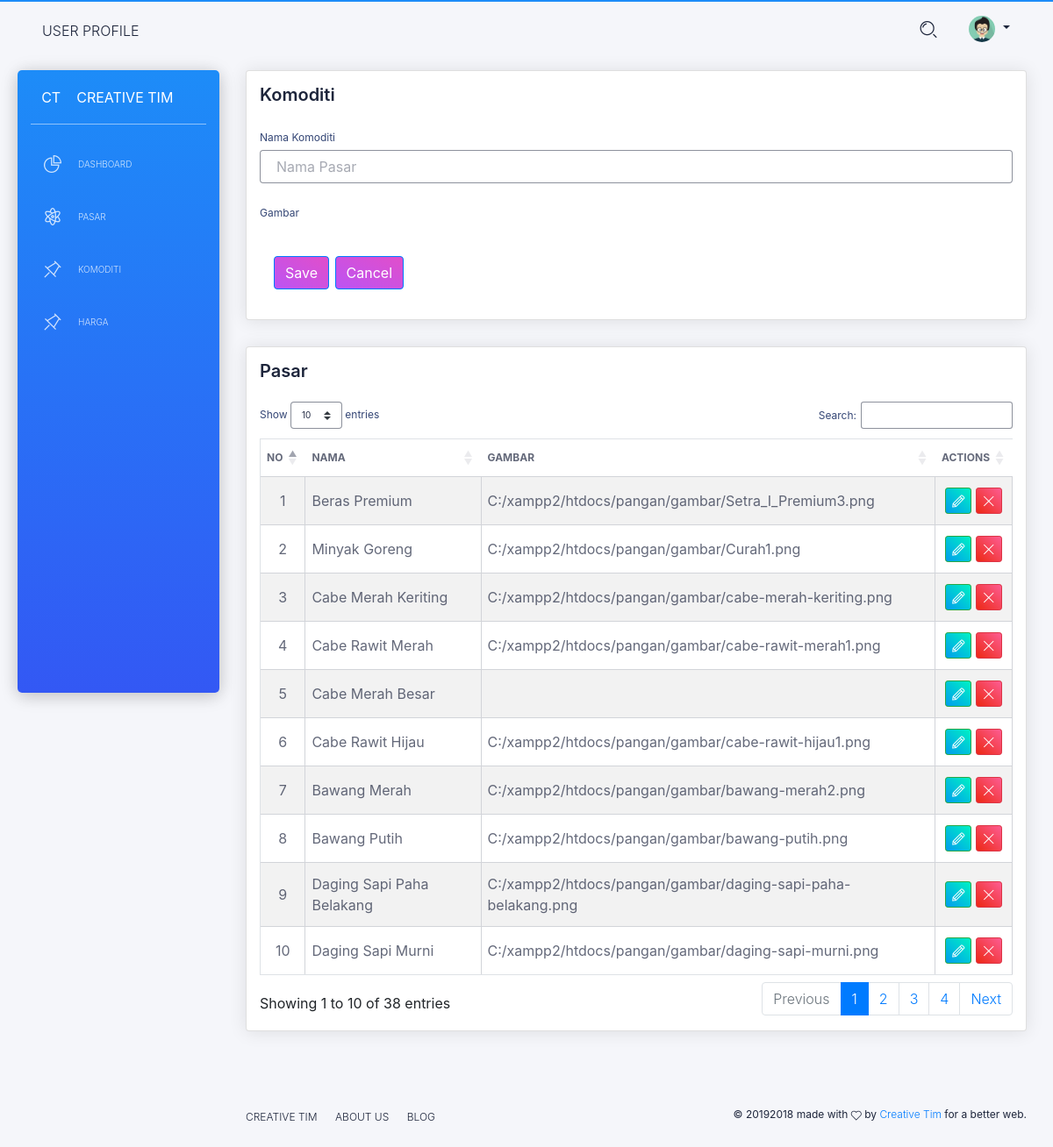
The app's page /index.php/admin/komoditi with its own data.
### tables this page shows
CREATE TABLE `table_komoditi` (
  `id` int(11) NOT NULL,
  `nama` varchar(100) NOT NULL,
  `gambar` text NOT NULL
);

### application/controllers/admin/Komoditi.php (called while the page is built, shortened)
<?php
class Komoditi extends CI_Controller {
    public function __construct()
    {
        $this->load->model('mKomoditi');
    }
    public function index()
    {
        $data = [
            'data' => $this->mKomoditi->getAll(),
            'pages' => "komoditi/index",
        ];
        $this->load->view('admin/layouts/dashboard',$data);
    }
}
?>

### index.php (called while the page is built, shortened)
<?php
require_once BASEPATH.'core/CodeIgniter.php';

### application/models/mKomoditi.php (called while the page is built, shortened)
<?php
class mKomoditi extends CI_Model {
    public function getAll(){
        $query = $this->db->get('table_komoditi');
        return $query->result();
    }
}
?>

### application/views/admin/pages/komoditi/index.php (the view, shortened to what this page needs)
<div class="content">
	<div class="row">
		<div class="col-md-12">
			<div class="card">
				<div class="card-header">
					<h5 class="title">Komoditi</h5>
				</div>
				<div class="card-body">
					<?php echo form_open_multipart('admin/Komoditi/save'); ?>
					<div class="row">
						<div class="col-md-12">
							<div class="form-group">
								<label>Nama Komoditi</label>
								<input type="text" name="nama" class="form-control" placeholder="Nama Pasar">
							</div>
						</div>
						<div class="col-md-12">
							<div class="form-group">
								<label>Gambar</label>
							</div>
						</div>
					</div>
					<div class="card-footer">
						<button type="submit" class="btn btn-fill btn-primary">Save</button>
						<button type="reset" class="btn btn-primary animation-on-hover">Cancel</button>
					</div>
					<?php echo form_close(); ?>
				</div>
			</div>
			<div class="card">
				<div class="card-header">
					<h5 class="title">Pasar</h5>
				</div>
				<div class="card-body">
					<table id="dt-komoditi" class="table table-striped table-bordered" style="width:100%">
						<thead>
							<tr>
								<th style="width: 1%">No</th>
								<th>Nama</th>
								<th>Gambar</th>
								<th class="text-right">Actions</th>
							</tr>
						</thead>
						<tbody>
							<?php $i = 1 ?>
							<?php foreach ($data as $value): ?>
								<tr>
									<td class="text-center"><?php echo $i ?></td>
									<td><?php echo $value->nama ?></td>
									<td><?php echo $value->gambar ?></td>
									<td class="td-actions text-center">
										<a href="#" rel="tooltip" class="btn btn-success btn-sm btn-round btn-icon" onclick="edit(<?php echo $value->id ?>)">
											<i class="tim-icons icon-pencil"></i>
										</a>
										<a href="<?php echo base_url('admin/komoditi/delete/').$value->id ?>" rel="tooltip" class="btn btn-danger btn-sm btn-round btn-icon">
											<i class="tim-icons icon-simple-remove"></i>
										</a>
									</td>
								</tr>
								<?php $i++ ?>
							<?php endforeach ?>
						</tbody>
					</table>
				</div>
			</div>
		</div>
	</div>
</div>

### records on screen
table_komoditi: nama "Beras Premium", gambar "C:/xampp2/htdocs/pangan/gambar/Setra_I_Premium3.png"
table_komoditi: nama "Minyak Goreng", gambar "C:/xampp2/htdocs/pangan/gambar/Curah1.png"
table_komoditi: nama "Cabe Merah Keriting", gambar "C:/xampp2/htdocs/pangan/gambar/cabe-merah-keriting.png"
table_komoditi: nama "Cabe Rawit Merah", gambar "C:/xampp2/htdocs/pangan/gambar/cabe-rawit-merah1.png"
table_komoditi: nama "Cabe Merah Besar"
table_komoditi: nama "Cabe Rawit Hijau", gambar "C:/xampp2/htdocs/pangan/gambar/cabe-rawit-hijau1.png"
table_komoditi: nama "Bawang Merah", gambar "C:/xampp2/htdocs/pangan/gambar/bawang-merah2.png"
table_komoditi: nama "Bawang Putih", gambar "C:/xampp2/htdocs/pangan/gambar/bawang-putih.png"
table_komoditi: nama "Daging Sapi Paha Belakang", gambar "C:/xampp2/htdocs/pangan/gambar/daging-sapi-paha-belakang.png"
table_komoditi: nama "Daging Sapi Murni", gambar "C:/xampp2/htdocs/pangan/gambar/daging-sapi-murni.png"
